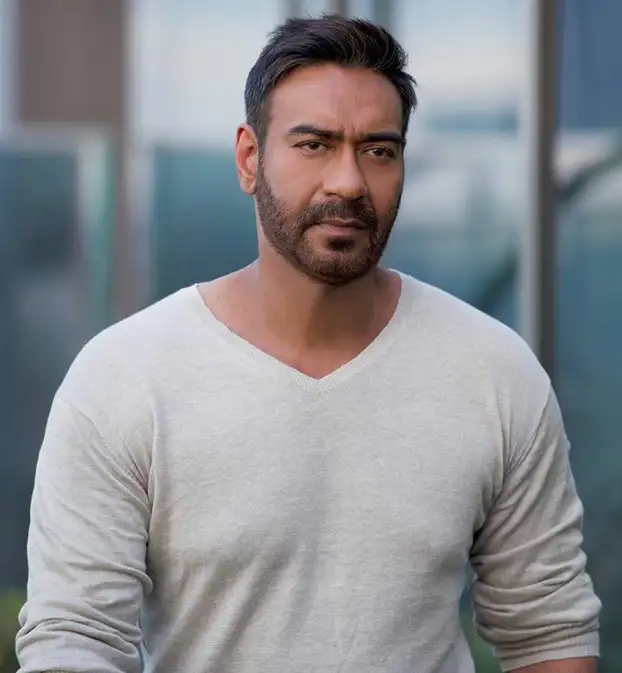
#> input picture model/dataset/full_images/other/30 Most Famous Bollywood Actors Names.jpg, 622 x 673 px
$ python -i util.py   (imports and definitions only)
#> lines starting #> are read from the running program, lines starting #| are printed output that depends on the picture
import joblib
import json
import numpy as np
import shutil
from wavelet import w2d
import cv2
import time
import os


__model = None

path_to_data_test = "./model/images_to_classified/"
path_to_cr_data_test = "./model/images_to_classified_cr/"

# [54 lines left out: functions classify_image, load_saved_artifacts, not called in this run]

def get_cropped_image_if_2_eyes(image_path):
    face_cascade = cv2.CascadeClassifier('./server/opencv/haarcascades/haarcascade_frontalface_default.xml')
    eye_cascade = cv2.CascadeClassifier('./server/opencv/haarcascades/haarcascade_eye.xml')

    img = cv2.imread(image_path)
#> img is the input picture: shape (673, 622, 3); mean B, G, R 144.8, 140.5, 138.8

    if img is not None:
        gray = cv2.cvtColor(img, cv2.COLOR_BGR2GRAY)
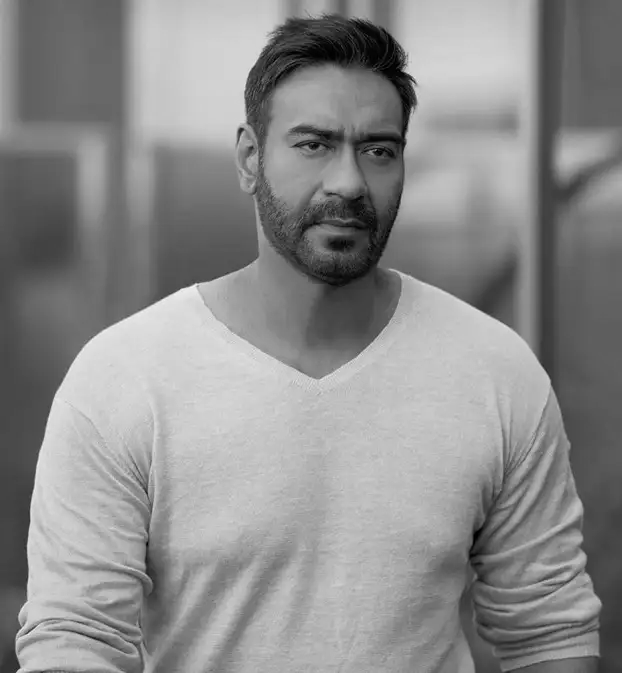
#> gray: shape (673, 622); min 0, max 245, mean 140.5
        faces = face_cascade.detectMultiScale(gray, 1.3, 5)
#> faces = [[245, 71, 202, 202]]
        for (x,y,w,h) in faces:
            roi_gray = gray[y:y+h, x:x+w]
            roi_color = img[y:y+h, x:x+w]
            eyes = eye_cascade.detectMultiScale(roi_gray)
            if len(eyes) >= 2:
                return roi_color
#> this loop made 1 pass
#> (x, y, w, h, eyes) on pass 1: (245, 71, 202, 202, [[109, 58, 44, 44], [46, 52, 46, 46]])
#> pass 1, in get_cropped_image_if_2_eyes, `roi_gray = gray[y:y+h, x:x+w]`:
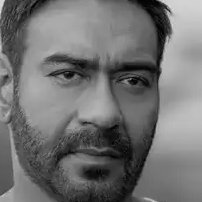
#> roi_gray: shape (202, 202); min 0, max 227, mean 113.5
#> pass 1, in get_cropped_image_if_2_eyes, `roi_color = img[y:y+h, x:x+w]`:
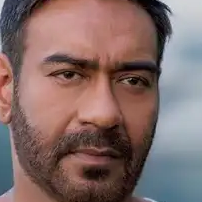
#> roi_color: shape (202, 202, 3); mean B, G, R 104.1, 106.9, 130.2

# [57 lines not run here, left out]

>>> result = get_cropped_image_if_2_eyes('../model/dataset/full_images/other/30 Most Famous Bollywood Actors Names.jpg')

$ run again, on model/dataset/full_images/other/30 Real Names Of Bollywood Actors That.jpg
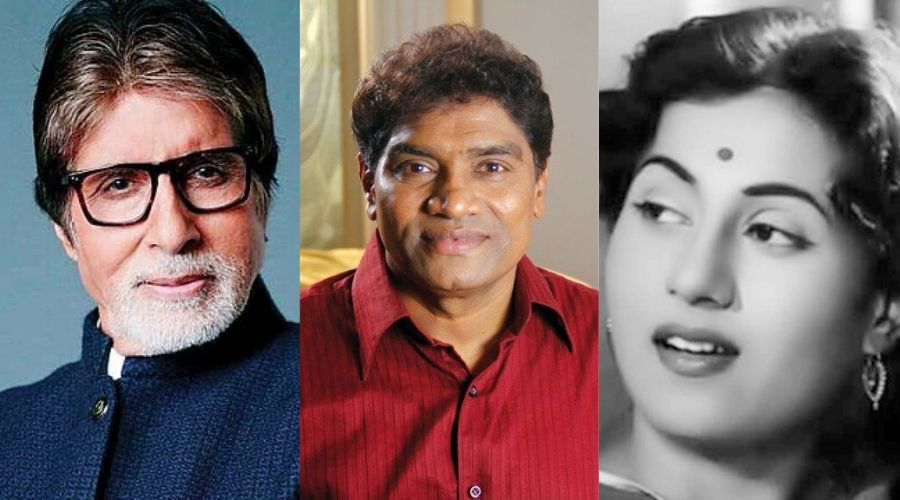
#> input picture model/dataset/full_images/other/30 Real Names Of Bollywood Actors That.jpg, 900 x 500 px
#> in get_cropped_image_if_2_eyes, img is the input picture: shape (500, 900, 3); mean B, G, R 101.1, 101.2, 120.2
#> in get_cropped_image_if_2_eyes, `gray = cv2.cvtColor(img, cv2.COLOR_BGR2GRAY)`:
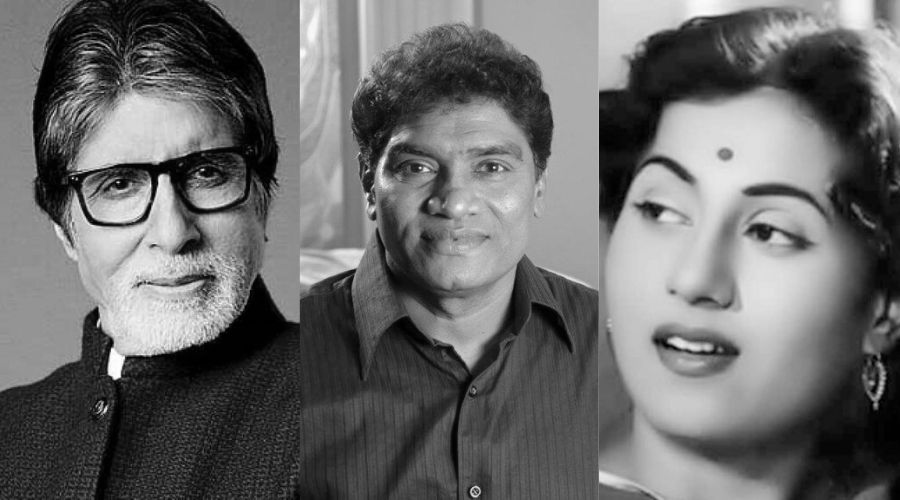
#> gray: shape (500, 900); min 0, max 255, mean 106.8
#> faces = [[362, 91, 194, 194], [45, 86, 245, 245], [545, 96, 325, 325]]
#> the loop in get_cropped_image_if_2_eyes, `for (x,y,w,h) in faces:` made 1 pass
#> (x, y, w, h, eyes) on pass 1: (362, 91, 194, 194, [[107, 55, 43, 43], [34, 59, 37, 37]])
#> pass 1, in get_cropped_image_if_2_eyes, `roi_color = img[y:y+h, x:x+w]`:
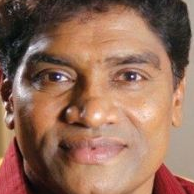
#> roi_color: shape (194, 194, 3); mean B, G, R 89.7, 108.7, 148.7

$ run again, on model/dataset/full_images/other/6 Bollywood actors who are making their.jpg
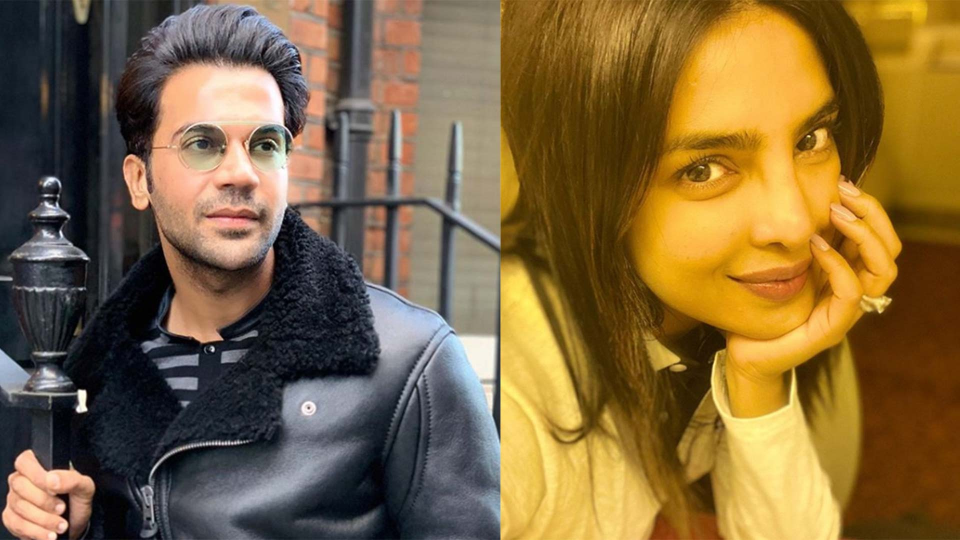
#> input picture model/dataset/full_images/other/6 Bollywood actors who are making their.jpg, 1920 x 1080 px (shown at 1/2 size)
#> in get_cropped_image_if_2_eyes, img is the input picture: shape (1080, 1920, 3); mean B, G, R 61.4, 102.1, 127.4
#> in get_cropped_image_if_2_eyes, `gray = cv2.cvtColor(img, cv2.COLOR_BGR2GRAY)`:
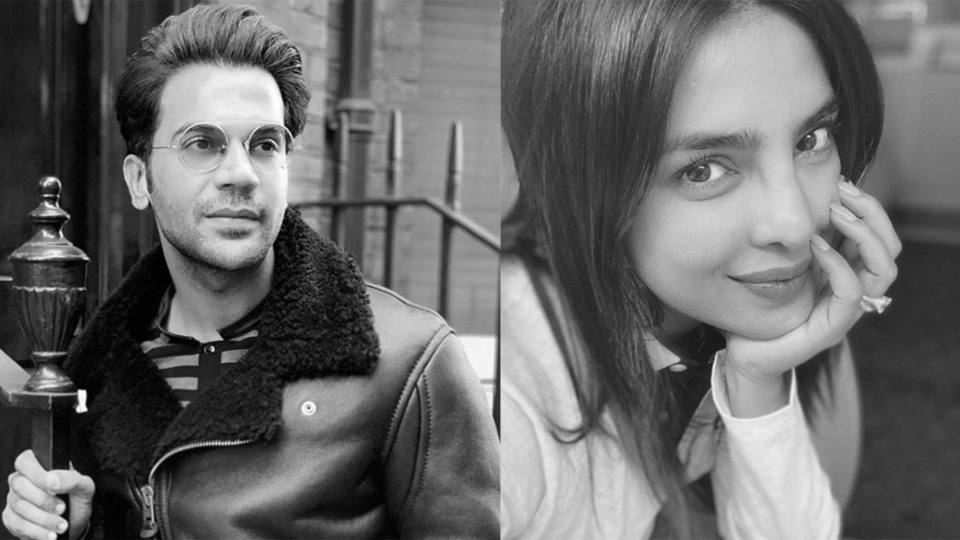
#> gray: shape (1080, 1920) (shown at 1/2 size); min 0, max 255, mean 105
#> faces = [[281, 141, 376, 376], [1223, 96, 611, 611]]
#> the loop in get_cropped_image_if_2_eyes, `for (x,y,w,h) in faces:` made 1 pass
#> pass 1, in get_cropped_image_if_2_eyes, `roi_color = img[y:y+h, x:x+w]`:
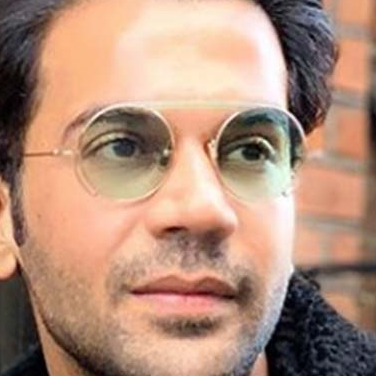
#> roi_color: shape (376, 376, 3); mean B, G, R 123.1, 142.4, 177.8

$ run again, on model/dataset/full_images/other/63 Bollywood Old Stars Real AGE in 2021.jpg
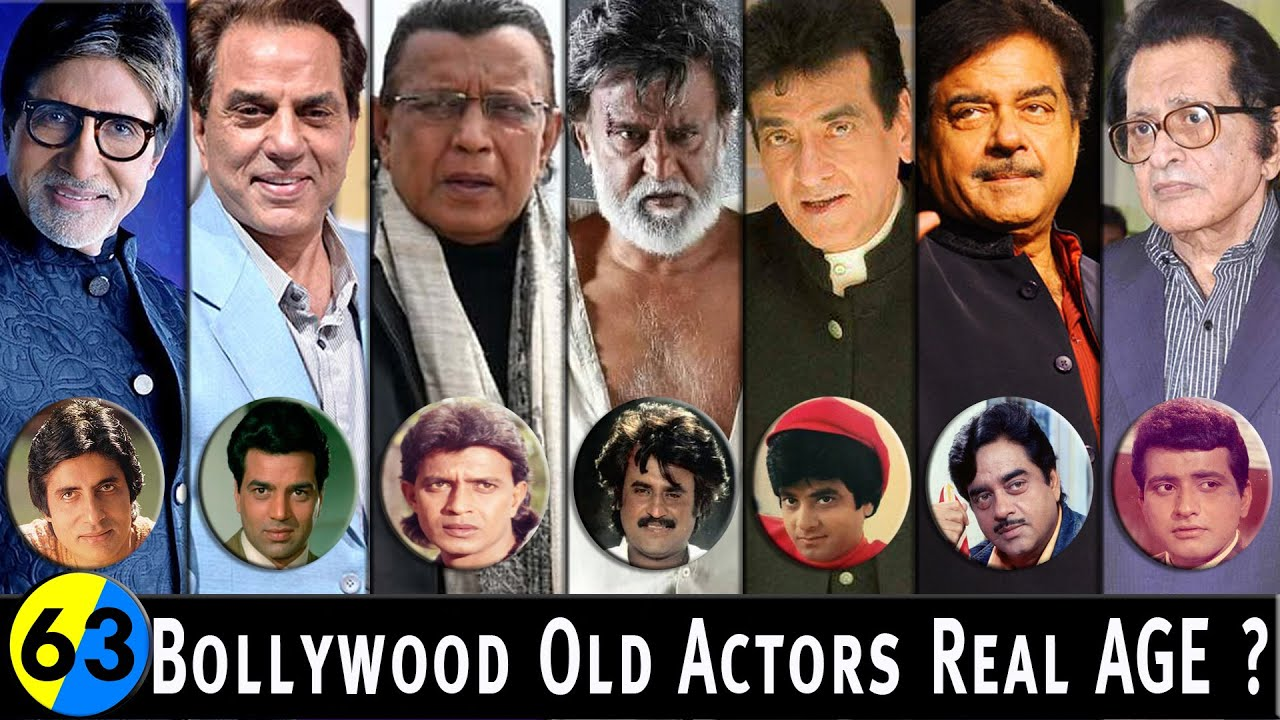
#> input picture model/dataset/full_images/other/63 Bollywood Old Stars Real AGE in 2021.jpg, 1280 x 720 px
#> in get_cropped_image_if_2_eyes, img is the input picture: shape (720, 1280, 3); mean B, G, R 90.4, 92.9, 108
#> in get_cropped_image_if_2_eyes, `gray = cv2.cvtColor(img, cv2.COLOR_BGR2GRAY)`:
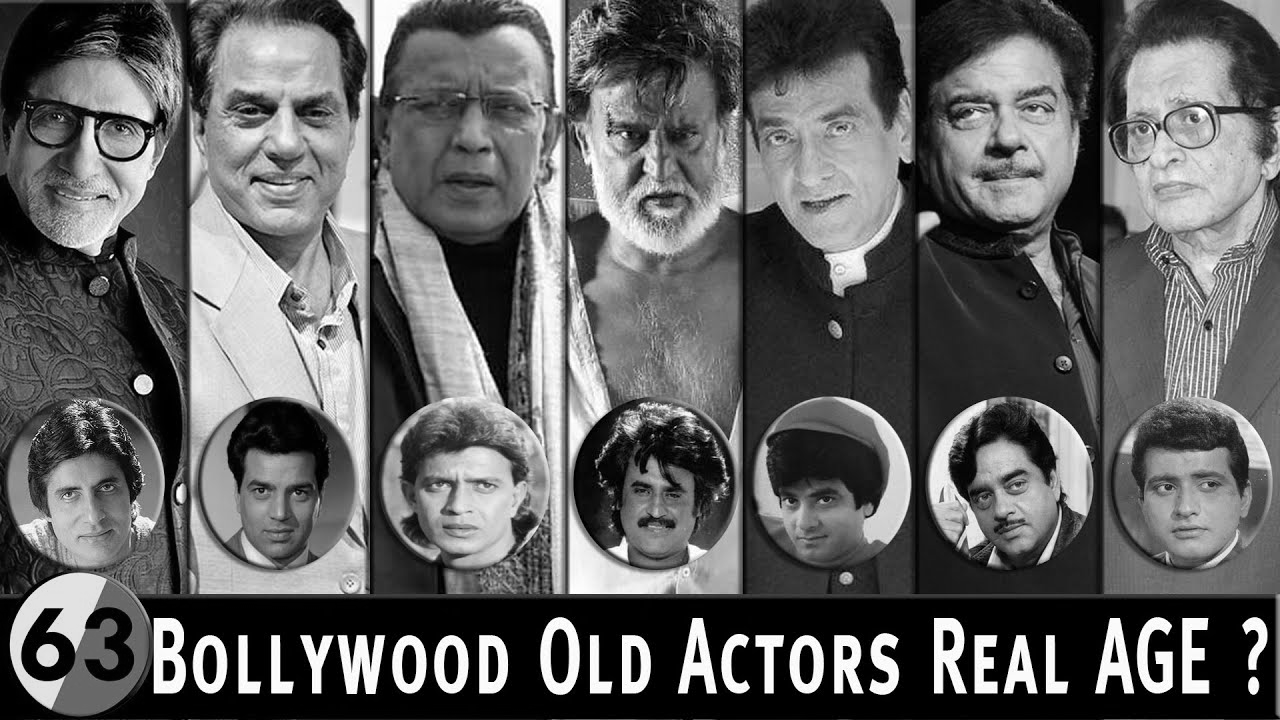
#> gray: shape (720, 1280); min 0, max 255, mean 97.1
#> faces = [[1120, 133, 82, 82], [230, 453, 104, 104], [405, 443, 111, 111], [1127, 438, 122, 122], [38, 457, 99, 99], [949, 445, 106, 106], [612, 455, 98, 98], [922, 41, 170, 170], [382, 40, 180, 180], [187, 38, 193, 193], [733, 76, 158, 158]]
#> the loop in get_cropped_image_if_2_eyes, `for (x,y,w,h) in faces:` made 2 passes
#> (x, y, w, h, eyes) on passes 1 to 2: (1120, 133, 82, 82, [[42, 19, 21, 21]]), (230, 453, 104, 104, [[18, 24, 27, 27], [54, 26, 27, 27]])
#> pass 2, in get_cropped_image_if_2_eyes, `roi_color = img[y:y+h, x:x+w]`:
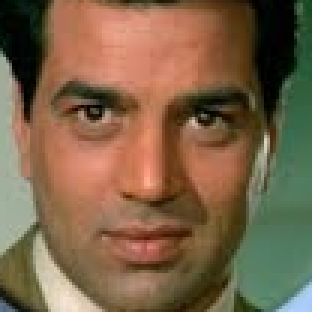
#> roi_color: shape (104, 104, 3) (shown 3 times larger); mean B, G, R 72, 98.9, 123.6
